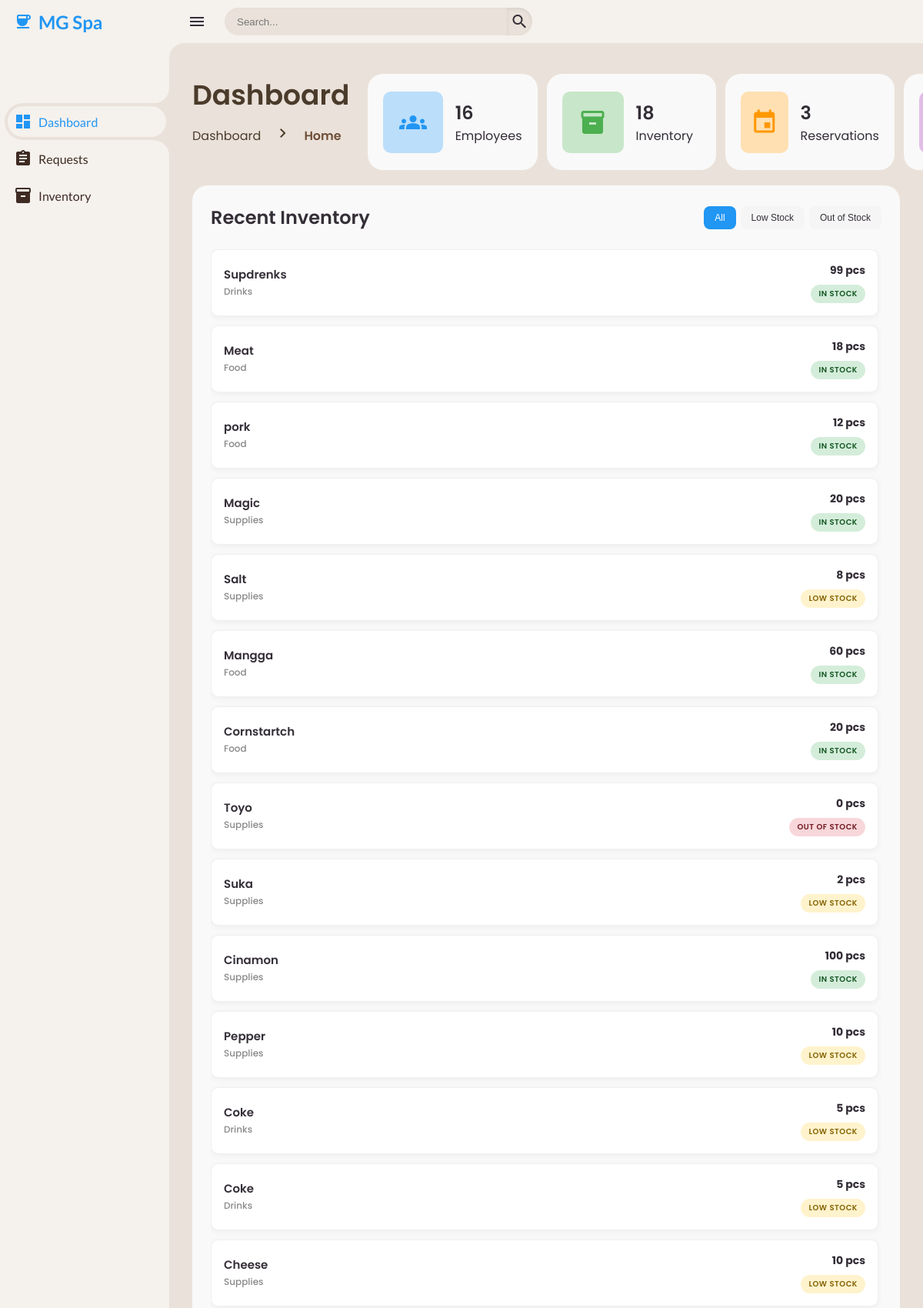
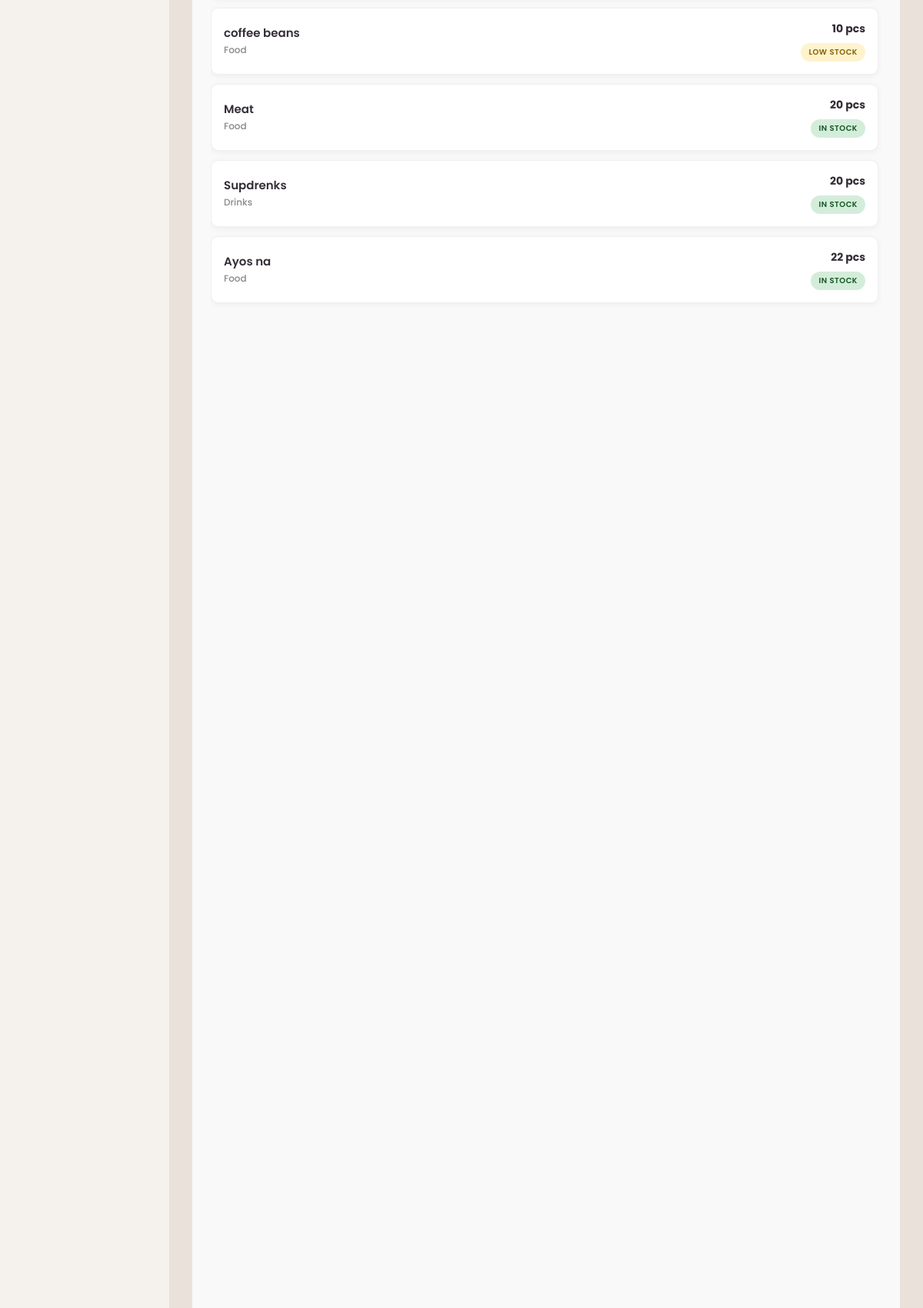
Screenshot of /client-spa/spa-dashboard.php (signed in, upper part) with the database file from the repository (2 pictures, top to bottom).
### tables this page shows
CREATE TABLE `tbl_inventory` (
  `inventory_id` int(11) NOT NULL,
  `item_name` varchar(100) DEFAULT NULL,
  `item_quantity` int(11) DEFAULT 0,
  `item_category` varchar(50) DEFAULT NULL,
  `item_status` enum('In Stock','Low Stock','Out of Stock') DEFAULT 'In Stock',
  `created_at` datetime DEFAULT current_timestamp(),
  `updated_at` timestamp NOT NULL DEFAULT current_timestamp() ON UPDATE current_timestamp()
);

### php/get-employee.php (called while the page is built, shortened)
<?php
include __DIR__ . '/../config/database-connection.php';
$totalEmployees = $conn->query("SELECT COUNT(*) AS total_employees FROM tbl_employee")->fetch_assoc()['total_employees'];

### php/get-inventory.php (called while the page is built, shortened)
<?php
include __DIR__ . '/../config/database-connection.php';
$sql = "SELECT inventory_id, item_name, item_quantity, item_category, created_at
        FROM tbl_inventory
        ORDER BY created_at ASC";
$result = $conn->query($sql);
$inventory = [];
if ($result && $result->num_rows > 0) {
    while ($row = $result->fetch_assoc()) {
        if ($row['item_quantity'] <= 0) {
            $row['item_status'] = "Out of Stock";
        } elseif ($row['item_quantity'] <= 10) {
            $row['item_status'] = "Low Stock";
        } elseif ($row['item_quantity'] > 100) {
            $row['item_status'] = "Overstock";
        } else {
            $row['item_status'] = "In Stock";
        }
        $inventory[] = $row;
    }
}
$sql = "SELECT COUNT(*) AS total_inventory FROM tbl_inventory";
$result = $conn->query($sql);
if ($result && $result->num_rows > 0) {
    $row = $result->fetch_assoc();
    $totalInventory = $row['total_inventory'];
}
?>

### php/get-event.php (called while the page is built, shortened)
<?php
include __DIR__ . '/../config/database-connection.php';
$sqlTotalReservations = "SELECT COUNT(*) AS total_reservations FROM tbl_event_booking";
$resultTotal = $conn->query($sqlTotalReservations);
if ($resultTotal && $resultTotal->num_rows > 0) {
    $rowTotal = $resultTotal->fetch_assoc();
    $totalReservations = $rowTotal['total_reservations'];
}
?>

### client-spa/spa-dashboard.php (the view, shortened to what this page needs)
<?php
include __DIR__ . '/../php/get-employee.php';
include __DIR__ . '/../php/get-inventory.php';
include __DIR__ . '/../php/get-event.php';
include __DIR__ . '/../php/get-inventory.php';
?>
<!DOCTYPE html>
<html lang="en">
<head>
	<link href='https://unpkg.com/boxicons@2.1.4/dist/boxicons.js' rel='stylesheet'>
	<link href='https://unpkg.com/boxicons@2.1.4/css/boxicons.min.css' rel='stylesheet'>
    <link rel="stylesheet" href="../css/style.css">
	<link rel="stylesheet" href="../css/components/sidebar.css">
	<link rel="stylesheet" href="../css/components/table.css">
</head>
<body class="client-spa">
    <section class="sidebar">
    	<?php include '../includes/spa-sidebar.php'; ?>
    </section>
    <section class="content" >
    	    <nav>
                <i class="material-icons icon-menu">menu</i>
                <form action="#">
                    <div class="form-input">
                        <input type="search" placeholder="Search...">
                        <button type="submit" class="search-btn"><i class='material-icons search-icon' >search</i></button>
                    </div>
                </form>
            </nav>
	<div class="main">
		<div class="head-title-with-cards">
			<div class="head-title">
				<div class="left">
					<h1>Dashboard</h1>
					<ul class="breadcrumb">
						<li> <a>Dashboard</a> </li>
						<li> <i class='material-icons right-icon'>chevron_right</i></li>
						<li> <a class="active">Home</a> </li>
					</ul>
				</div>
			</div>
			<ul class="box-info">
				<li>
					<i class="material-icons icon-card one">groups</i>
					<span class="text">
						<h3><?= $totalEmployees; ?></h3>
						<p>Employees</p>
					</span>
				</li>
				<li>
					<i class="material-icons icon-card two">inventory_2</i>
					<span class="text">
						<h3><?= $totalInventory; ?></h3>
						<p>Inventory</p>
					</span>
				</li>
				<li>
					<i class="material-icons icon-card three">event</i>
					<span class="text">
						<h3><?= $totalReservations ?></h3>
						<p>Reservations</p>
					</span>
				</li>
				<li>
					<i class="material-icons icon-card four">swap_horiz</i>
				</li>
			</ul>
		</div>
		<div class="table-data">
			<div class="order">
				<div class="head">
					<h3>Recent Inventory</h3>
					<div class="inventory-filters">
						<button onclick="filterInventory('all')" class="active">All</button>
						<button onclick="filterInventory('low')">Low Stock</button>
						<button onclick="filterInventory('out')">Out of Stock</button>
					</div>
				</div>
				<div class="inventory-list">
					<?php if (!empty($inventory)) : ?>
						<?php
						$dashboardInventory = $inventory;
						?>
						<?php foreach ($dashboardInventory as $item): ?>
							<div class="inventory-item" data-status="<?= strtolower(str_replace(' ', '_', $item['item_status'])); ?>">
								<div class="item-info">
									<h4><?= htmlspecialchars($item['item_name']); ?></h4>
									<p class="item-category"><?= htmlspecialchars($item['item_category']); ?></p>
								</div>
								<div class="item-details">
									<span class="quantity"><?= $item['item_quantity']; ?> pcs</span>
									<span class="status-badge status-<?= strtolower(str_replace(' ', '_', $item['item_status'])); ?>">
										<?= $item['item_status']; ?>
									</span>
								</div>
							</div>
						<?php endforeach; ?>
					<?php else: ?>
						<div class="no-items">
							<p>No inventory items found</p>
						</div>
					<?php endif; ?>
				</div>
			</div>
    </section>
</body>
</html>

### css/components/sidebar.css (style rules this page uses)
.sidebar { position: fixed; top: 0; left: 0; width: 220px; height: 100%; background: var(--container-bg-color); z-index: 1000; font-family: 'Lato', sans-serif; transition: .3s ease; overflow-x: hidden; scrollbar-width: none; }

### css/components/badge.css (style rules this page uses)
:root { --badge-new: #3498db; --badge-active: #27ae60; --badge-inactive: #95a5a6; }

### css/components/breadcrumb.css (style rules this page uses)
.head-title { display: flex; align-items: center; justify-content: space-between; grid-gap: 16px; flex-wrap: wrap; }
.head-title .left h1 { font-size: 36px; font-weight: 600; margin-bottom: 10px; color: var(--font); }
.head-title .left .breadcrumb { display: flex; align-items: center; grid-gap: 16px; }
.head-title .left .breadcrumb li { color: var(--font); }
.head-title .left .breadcrumb .right-icon { color: var(--font); }
.head-title .left .breadcrumb li a { color: var(--font); pointer-events: none; }
.head-title .left .breadcrumb li a.active { color: var(--active); pointer-events: unset; font-weight: 600; }

### css/components/forrm-request.css (style rules this page uses)
:root { --req-bg: #ffffff; --req-dark: #222222; --req-blue: #0077cc; --req-grey: #dcdcdc; --req-light-grey: #f5f5f5; --req-shadow: rgba(0, 0, 0, 0.25); --req-success: #28a745; --req-error: #dc3545; --req-radius: 8px; --req-input-height: 42px; }

### css/components/navbar.css (style rules this page uses)
nav { height: 56px; background: var(--container-bg-color); padding: 0 24px; display: flex; align-items: center; grid-gap: 24px; font-family: var(--lato); position: sticky; top: 0; left: 0; z-index: 1000; }
nav::before { content: ''; position: absolute; width: 40px; height: 40px; bottom: -40px; left: 0; border-radius: 50%; box-shadow: -20px -20px 0 var(--container-bg-color); }
.icon-menu { cursor: pointer; color: var(--dark); }
form { max-width: 400px; width: 100%; margin-right: auto; }
.form-input { display: flex; align-items: center; height: 36px; }
.form-input input { flex-grow: 1; padding: 0 16px; height: 100%; border: none; background: var(--secondary-bg-color); border-radius: 36px 0 0 36px; outline: none; width: 100%; color: var(--dark); box-shadow: inset 0 2px 5px rgba(0,0,0,0.01); transition: box-shadow 0.3s ease; }
.form-input button { width: 36px; height: 100%; display: flex; justify-content: center; align-items: center; background: var(--secondary-bg-color); color: var(--dark); font-size: 18px; border: none; outline: none; border-radius: 0 36px 36px 0; cursor: pointer; box-shadow: inset 0 2px 5px rgba(0,0,0,0.08); transition: box-shadow 0.3s ease, background-color 0.3s ease; }

### rows the page displays
tbl_inventory: item_name "Supdrenks", item_category "Drinks", item_quantity "99", item_status "IN STOCK"
tbl_inventory: item_name "Meat", item_category "Food", item_quantity "18", item_status "IN STOCK"
tbl_inventory: item_name "pork", item_category "Food", item_quantity "12", item_status "IN STOCK"
tbl_inventory: item_name "Magic", item_category "Supplies", item_quantity "20", item_status "IN STOCK"
tbl_inventory: item_name "Salt", item_category "Supplies", item_quantity "8", item_status "LOW STOCK"
tbl_inventory: item_name "Mangga", item_category "Food", item_quantity "60", item_status "IN STOCK"
tbl_inventory: item_name "Cornstartch", item_category "Food", item_quantity "20", item_status "IN STOCK"
tbl_inventory: item_name "Toyo", item_category "Supplies", item_quantity "0", item_status "OUT OF STOCK"
tbl_inventory: item_name "Suka", item_category "Supplies", item_quantity "2", item_status "LOW STOCK"
tbl_inventory: item_name "Cinamon", item_category "Supplies", item_quantity "100", item_status "IN STOCK"
tbl_inventory: item_name "Pepper", item_category "Supplies", item_quantity "10", item_status "LOW STOCK"
tbl_inventory: item_name "Coke", item_category "Drinks", item_quantity "5", item_status "LOW STOCK"
tbl_inventory: item_name "Coke", item_category "Drinks", item_quantity "5", item_status "LOW STOCK"
tbl_inventory: item_name "Cheese", item_category "Supplies", item_quantity "10", item_status "LOW STOCK"
tbl_inventory: item_name "coffee beans", item_category "Food", item_quantity "10", item_status "LOW STOCK"
tbl_inventory: item_name "Meat", item_category "Food", item_quantity "20", item_status "IN STOCK"
tbl_inventory: item_name "Supdrenks", item_category "Drinks", item_quantity "20", item_status "IN STOCK"
tbl_inventory: item_name "Ayos na", item_category "Food", item_quantity "22", item_status "IN STOCK"

### other values shown
$totalEmployees "16"
$totalInventory "18"
$totalReservations "3"
